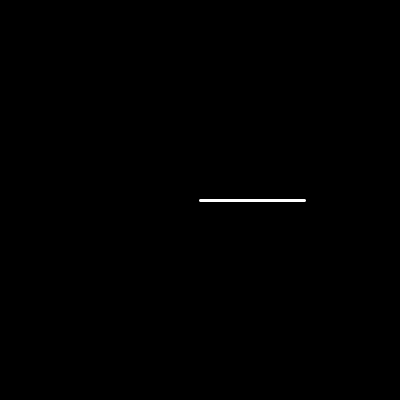
Frame 1 (no input)
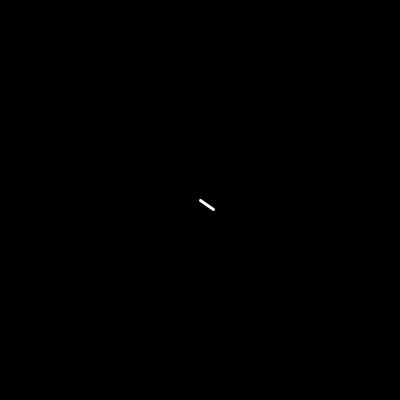
Frame 60 (the mouse pressed at the canvas centre just before this capture)
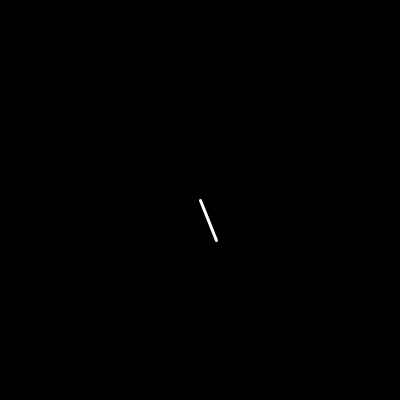
Frame 120 (the mouse held since frame 60 and released just before this capture)

The Processing sketch that drew these frames (run headless with seeded random() and noise(); from frame 60 on, the mouse is pressed at the canvas centre):

// Processing sketch: sonar
// ── sonar.pde
float ang = 0;
float distancia = 100;
void setup() {
  size(400, 400);
}

void draw() {
  background(0);
  distancia = distancia + random(30) - 15;
  if(distancia > 200) distancia = 200;
  if(distancia < 0) distancia  = 0;
  stroke(255);
  strokeWeight(3);
  line(width/2, height/2, width/2 + distancia*cos(ang), height/2 + distancia*sin(ang));
  ang += 0.01;
}
